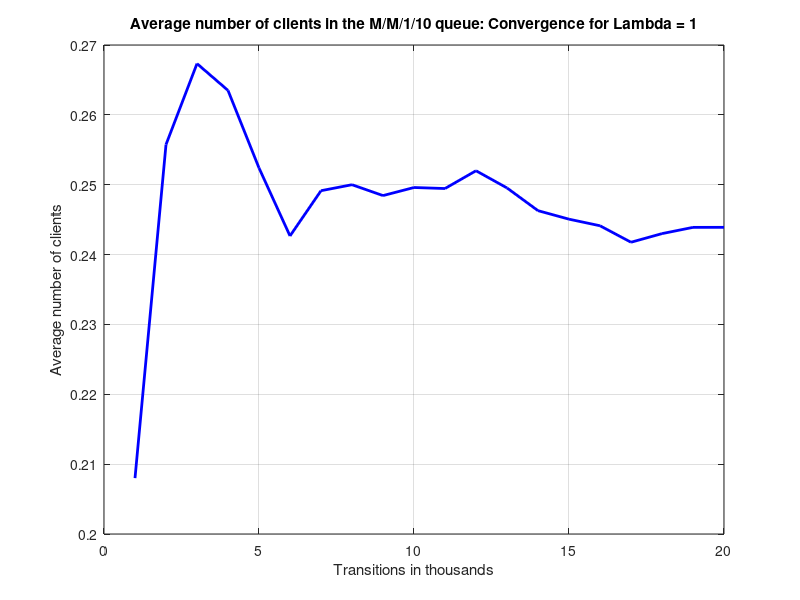
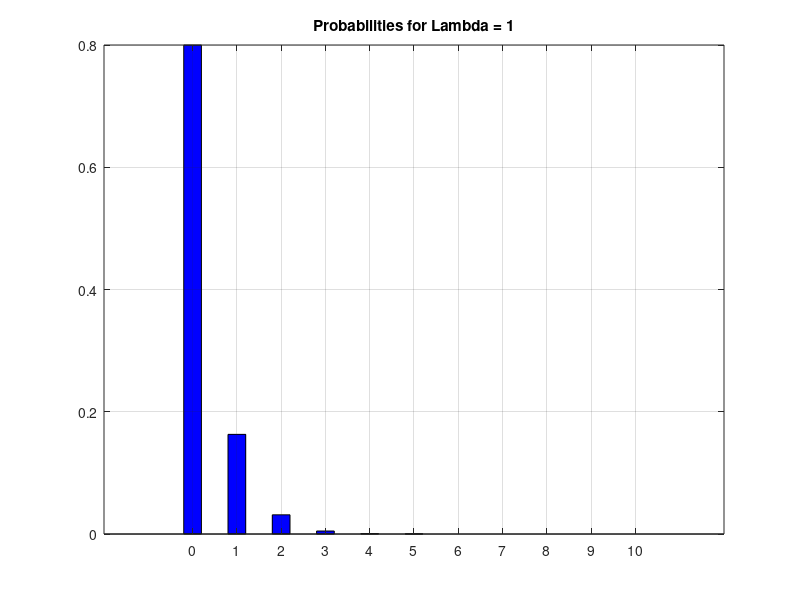
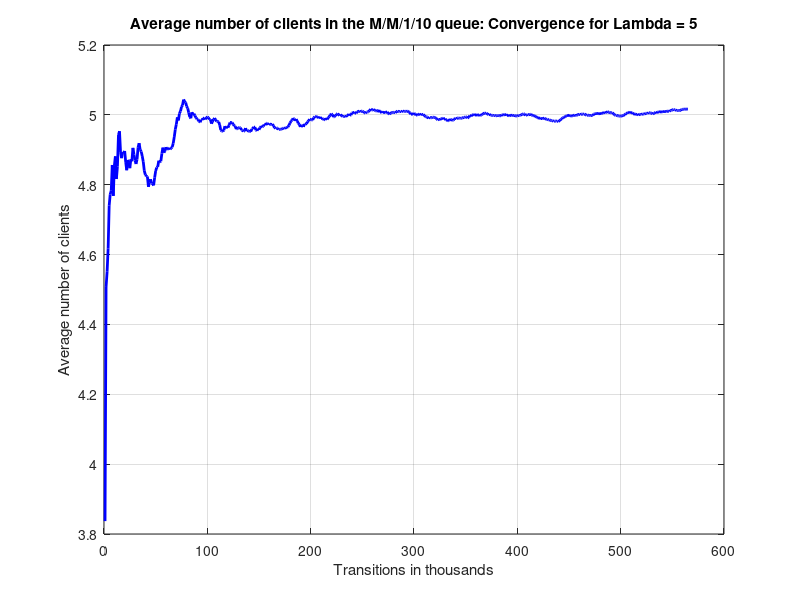
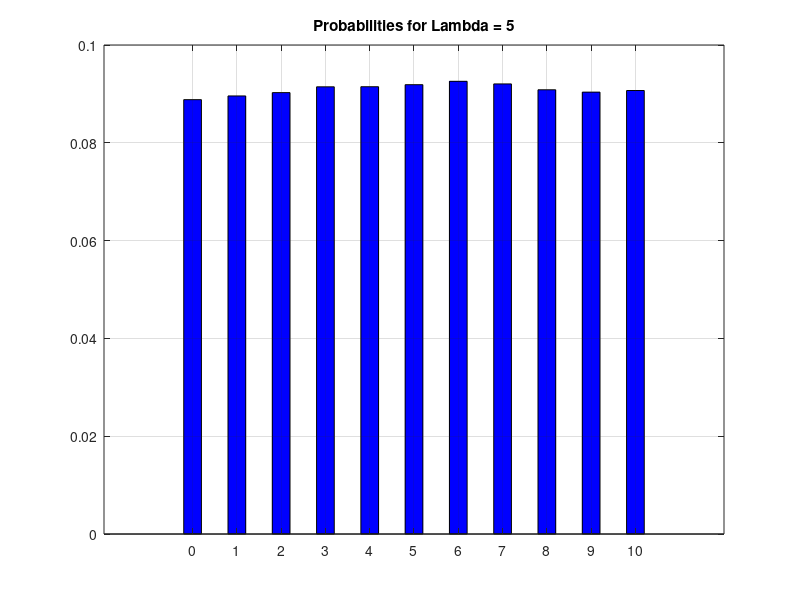

The MATLAB source for these figures, in order:
% M/M/1 simulation. We will find the probabilities of the first states.
% Note: Due to ergodicity, every state has a probability >0.

clc;
clear all;
close all;
rand('seed',12163);

lambdaAll = [1,5,10];
for i = lambdaAll
    arrivals = [0,0,0,0,0,0,0,0,0,0,0]
    total_arrivals = 0; % to measure the total number of arrivals
    current_state = 0;  % holds the current state of the system
    previous_mean_clients = 0; % will help in the convergence test
    index = 0;
    mu = 5;
    threshold = (i)/((i) + mu); % the threshold used to calculate probabilities

    transitions = 0; % holds the transitions of the simulation in transitions steps
    %my_i = 0
    %traceMatr = [];
    while  transitions >= 0 % && transitions < 30
        transitions = transitions + 1; % one more transitions step
        %{
        my_i = my_i + 1
        if 0 < my_i < 31 && current_state > 0
            traceMatr(my_i,1) = my_i;
            traceMatr(my_i,2) = current_state;
            traceMatr(my_i,3) = arrivals(current_state);
        endif
        %}
        if mod(transitions,1000) == 0 % check for convergence every 1000 transitions steps
            index = index + 1;
            for j=1:1:length(arrivals)
                P(j) = arrivals(j)/total_arrivals; % calcuate the probability of every state in the system
            endfor
            
            mean_clients = 0; % calculate the mean number of clients in the system
            for j=1:1:length(arrivals)
                mean_clients = mean_clients + (j-1).*P(j);
            endfor
            
            to_plot(index) = mean_clients;
                
            if abs(mean_clients - previous_mean_clients) < 0.00001 || transitions > 1000000 % convergence test
            break;
            endif
            
            previous_mean_clients = mean_clients;
            
        endif
        
        random_number = rand(1); % generate a random number (Uniform distribution)
        if current_state == 0 || random_number < threshold % arrival
            %{
            if 0 < my_i < 31
                traceMatr(my_i,4) = 1
                %disp("arrival"), disp(current_state);
            endif 
            %}
            total_arrivals = total_arrivals + 1;
            % to catch the exception if variable arrivals(i) is undefined. Required only for systems with finite capacity.
            x = arrivals(current_state + 1) + 1
            arrivals(current_state + 1) = x; % increase the number of arrivals in the current state
            if (current_state != 10) 
                current_state = current_state + 1;
            endif
            else % departure
            %{
            if 0 < my_i < 31
                traceMatr(my_i,5) = 1
                %disp("departure"), disp(current_state);
            endif
            %}
            if current_state != 0 % no departure from an empty system
            current_state = current_state - 1;
            endif
        endif
    endwhile
    #{
    for j=1:1:length(arrivals)
        display(P(j));
    endfor
    display(traceMatr);
    pause(5);
    #}
    figure(1);
    plot(to_plot,"b","linewidth",2);
    title(strjoin({"Average number of clients in the M/M/1/10 queue: Convergence for Lambda = ",num2str((i))},""));
    xlabel("Transitions in thousands");
    ylabel("Average number of clients");
    grid on;
    saveas (1, strjoin({"figure_",num2str(1),"_lambda_",num2str((i)),".png"},""))
    figure(2);
    bar(0:1:(length(arrivals)-1),P,'b',0.4);
    title(strjoin({"Probabilities for Lambda = ",num2str((i))},""));
    grid on;
    saveas (2, strjoin({"figure_",num2str(2),"_lambda_",num2str((i)),".png"},""))

    clc;
    clear all;
    close all;
    
endfor
exit;